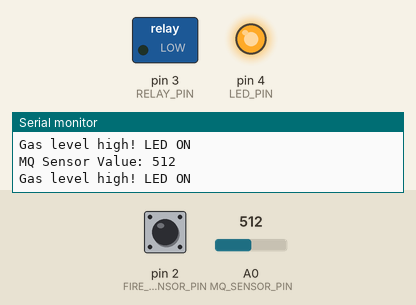
A sketch run on a simulated Arduino Uno, built with avr-gcc and run on an emulated ATmega328P. Shown: switched loads named in the sketch (green lamp = pin HIGH), output pins drawn as LEDs (lit = HIGH), the last lines printed to the serial monitor. Inputs (shaded band) come from the test bench; at power-on: pin 2 (FIRE_SENSOR_PIN) HIGH, A0 (MQ_SENSOR_PIN) = 512.

Above: at 1.3 s.
1.4 s: pin 2 (FIRE_SENSOR_PIN) driven LOW
At 2.4 s:
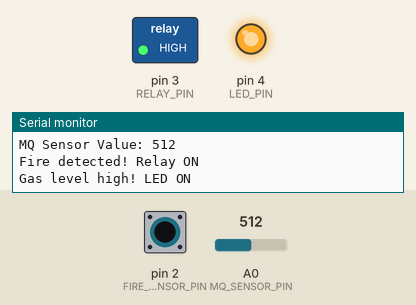
3.0 s: A0 (MQ_SENSOR_PIN) set to 409
6.0 s: A0 (MQ_SENSOR_PIN) set to 384
At 6.5 s:
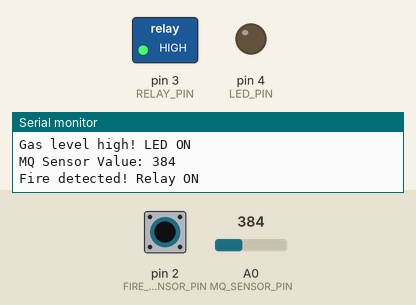
7.5 s: pin 2 (FIRE_SENSOR_PIN) driven HIGH
At 8.7 s:
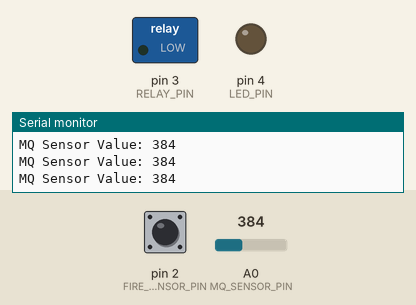
9.0 s: pin 2 (FIRE_SENSOR_PIN) pulsed LOW 2 times (0.12 s each, 0.3 s apart)
At 9.4 s:
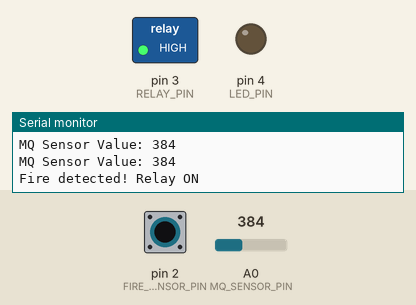
12.6 s: A0 (MQ_SENSOR_PIN) set to 410
At 14.5 s:
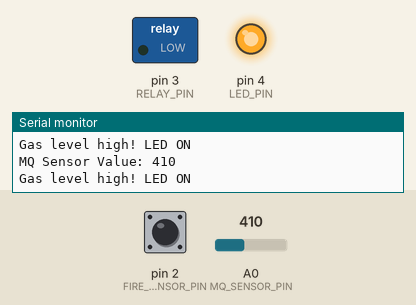
Timing chart, 0 to 15.5 s (numbered marks = the images above; inputs shaded):
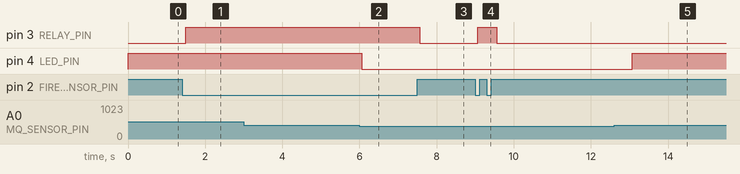

Measured:
- the behaviour switches between 401 and 400 on A0 (MQ_SENSOR_PIN) (found by bisection; images 1 and 2)
- after the input at 1.4 s, pin 3 (RELAY_PIN): LOW → HIGH after 0.10 s
- after the input at 6.0 s, pin 4 (LED_PIN): HIGH → LOW after 0.06 s
- after the input at 7.5 s, pin 3 (RELAY_PIN): HIGH → LOW after 0.06 s
- after the input at 9.0 s, pin 3 (RELAY_PIN): LOW → HIGH after 0.06 s, → LOW 0.50 s later
- after the input at 12.6 s, pin 4 (LED_PIN): LOW → HIGH after 0.47 s

The sketch:

firemanage.ino
```cpp
#define FIRE_SENSOR_PIN 2  // Fire sensor digital output
#define MQ_SENSOR_PIN A0   // MQ sensor analog output
#define RELAY_PIN 3        // Relay connected to digital pin
#define LED_PIN 4          // LED for MQ sensor alert

int mqThreshold = 400; // Adjust this threshold based on sensor calibration

void setup() {
    pinMode(FIRE_SENSOR_PIN, INPUT);
    pinMode(RELAY_PIN, OUTPUT);
    pinMode(LED_PIN, OUTPUT);
    Serial.begin(9600);
}

void loop() {
    int fireStatus = digitalRead(FIRE_SENSOR_PIN);
    int mqValue = analogRead(MQ_SENSOR_PIN);

    Serial.print("MQ Sensor Value: ");
    Serial.println(mqValue);

    // If fire detected, turn on relay
    if (fireStatus == LOW) {  // Assuming LOW means fire detected
        digitalWrite(RELAY_PIN, HIGH);
        Serial.println("Fire detected! Relay ON");
    } else {
        digitalWrite(RELAY_PIN, LOW);
    }

    // If MQ sensor value exceeds threshold, turn on LED
    if (mqValue > mqThreshold) {
        digitalWrite(LED_PIN, HIGH);
        Serial.println("Gas level high! LED ON");
    } else {
        digitalWrite(LED_PIN, LOW);
    }

    delay(500);
}
```
